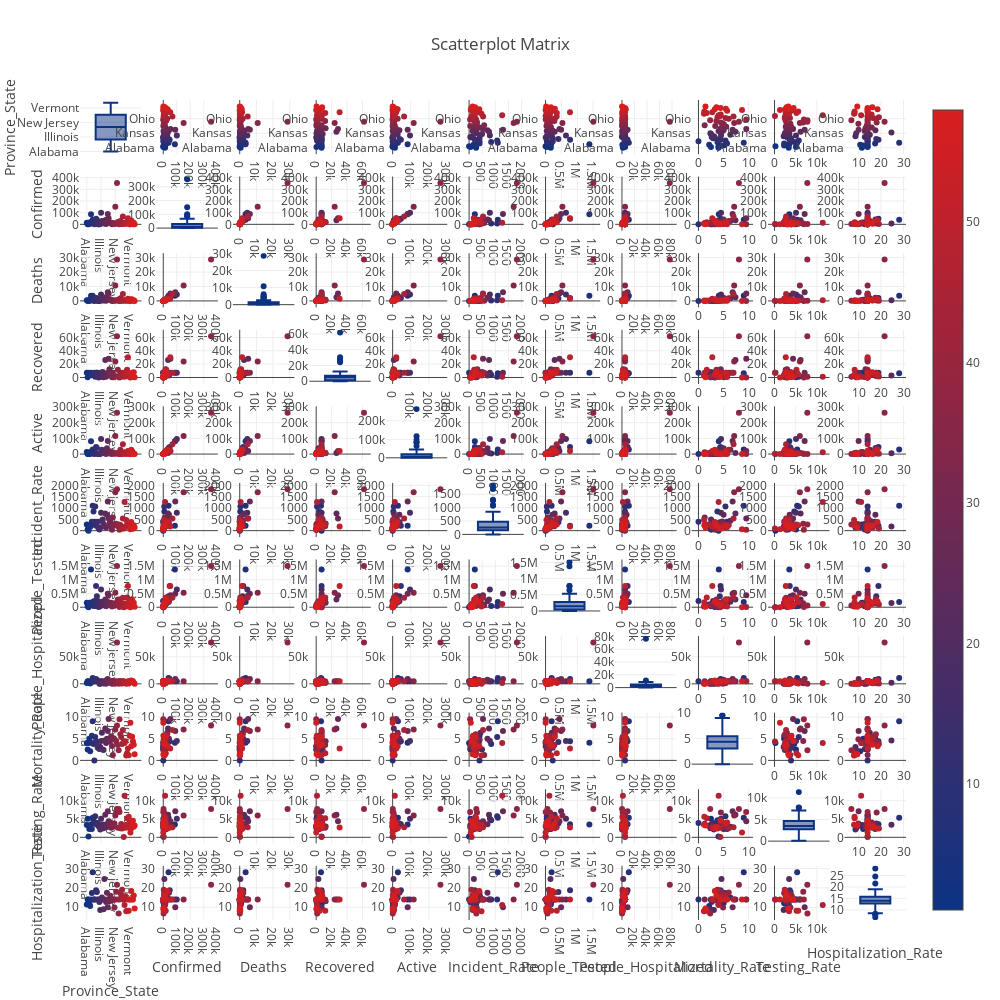

Notebook cell for this chart:
### Code cell
dataframe = covid
data = dataframe.loc[:,['Province_State', 'Confirmed', 'Deaths', 'Recovered', 'Active',
       'Incident_Rate', 'People_Tested', 'People_Hospitalized',
       'Mortality_Rate', 'Testing_Rate', 'Hospitalization_Rate']]
data["index"] = np.arange(1, len(data) + 1)

fig = ff.create_scatterplotmatrix(data, diag = 'box', index = 'index', colormap = 'Portland',
                                  colormap_type = 'cat',
                                  height = 1000, width = 1000)
iplot(fig)
